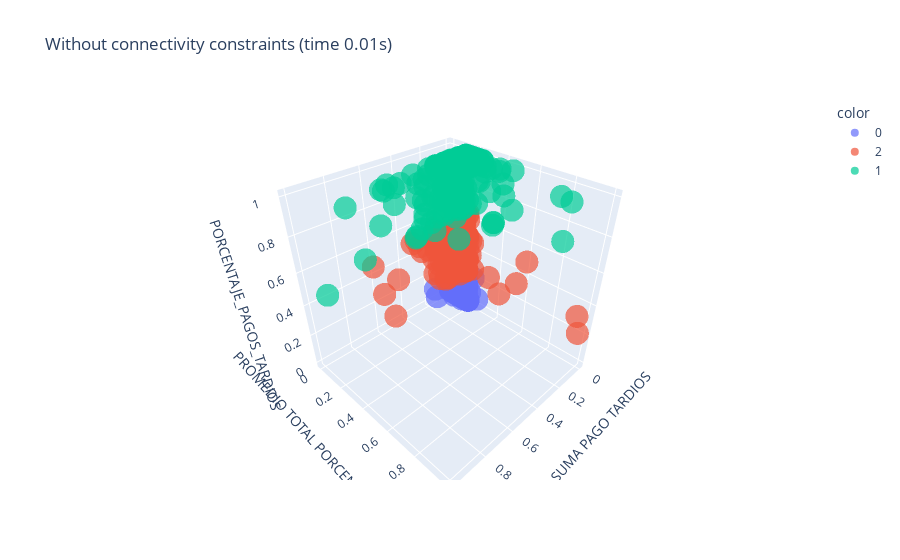

The code cell stored with this chart in its notebook:
### Code cell
import plotly.express as px

# Assuming X_esc is a DataFrame
fig = px.scatter_3d(
    X_esc,
    x='PROMEDIO SUMA PAGO TARDIOS',
    y='PROMEDIO TOTAL PORCENTAJE DEMORA',
    z='PORCENTAJE_PAGOS_TARDIOS',
    color=label.astype(str),  # Converting labels to string for color separation
    labels={'PROMEDIO SUMA PAGO TARDIOS': 'PROMEDIO SUMA PAGO TARDIOS', 
            'PROMEDIO TOTAL PORCENTAJE DEMORA': 'PROMEDIO TOTAL PORCENTAJE DEMORA',
            'PORCENTAJE_PAGOS_TARDIOS': 'PORCENTAJE_PAGOS_TARDIOS'},
    title=f"Without connectivity constraints (time {elapsed_time:.2f}s)",
    opacity=0.7, 
)
fig.show()

### Figure 1 — Plotly figure (JSON) as saved in the notebook; plotly's stock layout.template omitted (floating-point values rounded to 4 significant figures; data arrays with more than 128 entries replaced by an {"elided": "..."} marker saying what was removed)
{"data": [{"hovertemplate": "color=0<br>PROMEDIO SUMA PAGO TARDIOS=%{x}<br>PROMEDIO TOTAL PORCENTAJE DEMORA=%{y}<br>PORCENTAJE_PAGOS_TARDIOS=%{z}<extra></extra>", "legendgroup": "0", "marker": {"color": "#636efa", "opacity": 0.7, "symbol": "circle"}, "mode": "markers", "name": "0", "scene": "scene", "showlegend": true, "type": "scatter3d", "x": {"elided": "930 float values"}, "y": {"elided": "930 float values"}, "z": {"elided": "930 float values"}}, {"hovertemplate": "color=2<br>PROMEDIO SUMA PAGO TARDIOS=%{x}<br>PROMEDIO TOTAL PORCENTAJE DEMORA=%{y}<br>PORCENTAJE_PAGOS_TARDIOS=%{z}<extra></extra>", "legendgroup": "2", "marker": {"color": "#EF553B", "opacity": 0.7, "symbol": "circle"}, "mode": "markers", "name": "2", "scene": "scene", "showlegend": true, "type": "scatter3d", "x": {"elided": "328 float values"}, "y": {"elided": "328 float values"}, "z": {"elided": "328 float values"}}, {"hovertemplate": "color=1<br>PROMEDIO SUMA PAGO TARDIOS=%{x}<br>PROMEDIO TOTAL PORCENTAJE DEMORA=%{y}<br>PORCENTAJE_PAGOS_TARDIOS=%{z}<extra></extra>", "legendgroup": "1", "marker": {"color": "#00cc96", "opacity": 0.7, "symbol": "circle"}, "mode": "markers", "name": "1", "scene": "scene", "showlegend": true, "type": "scatter3d", "x": {"elided": "249 float values"}, "y": {"elided": "249 float values"}, "z": {"elided": "249 float values"}}], "layout": {"legend": {"title": {"text": "color"}, "tracegroupgap": 0}, "scene": {"domain": {"x": [0, 1], "y": [0, 1]}, "xaxis": {"title": {"text": "PROMEDIO SUMA PAGO TARDIOS"}}, "yaxis": {"title": {"text": "PROMEDIO TOTAL PORCENTAJE DEMORA"}}, "zaxis": {"title": {"text": "PORCENTAJE_PAGOS_TARDIOS"}}}, "title": {"text": "Without connectivity constraints (time 0.01s)"}}}
